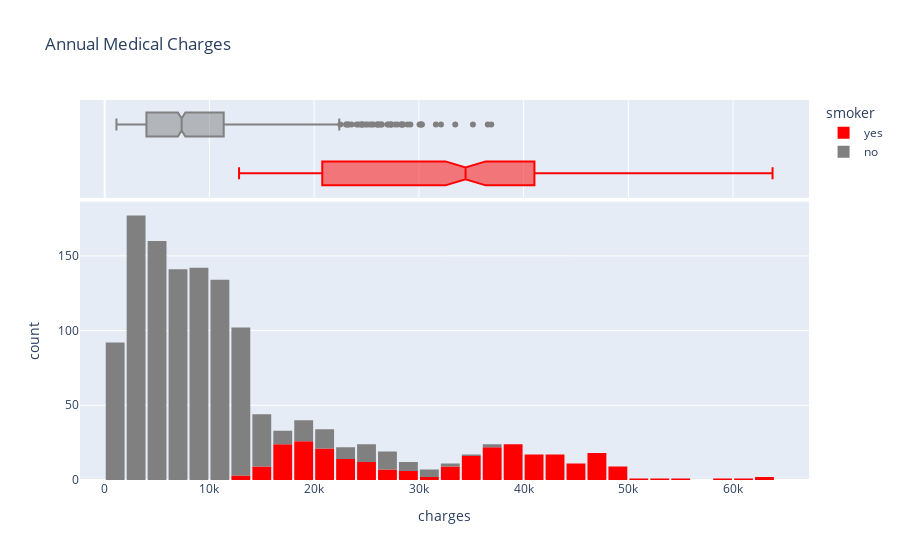

Write notebook code for a chart like this one.
### Code cell
smoker_dis = px.histogram(df, 
                   x='charges', 
                   marginal='box', 
                   color='smoker', 
                   color_discrete_sequence=['red', 'grey'], 
                   title='Annual Medical Charges')
smoker_dis.update_layout(bargap=0.1)
smoker_dis.show()

### Figure 1 — Plotly figure (JSON) as saved in the notebook; plotly's stock layout.template omitted (floating-point values rounded to 4 significant figures; data arrays with more than 128 entries replaced by an {"elided": "..."} marker saying what was removed)
{"data": [{"alignmentgroup": "True", "bingroup": "x", "hovertemplate": "smoker=yes<br>charges=%{x}<br>count=%{y}<extra></extra>", "legendgroup": "yes", "marker": {"color": "red", "pattern": {"shape": ""}}, "name": "yes", "offsetgroup": "yes", "orientation": "v", "showlegend": true, "type": "histogram", "x": {"elided": "274 float values"}, "xaxis": "x", "yaxis": "y"}, {"alignmentgroup": "True", "hovertemplate": "smoker=yes<br>charges=%{x}<extra></extra>", "legendgroup": "yes", "marker": {"color": "red"}, "name": "yes", "notched": true, "offsetgroup": "yes", "showlegend": false, "type": "box", "x": {"elided": "274 float values"}, "xaxis": "x2", "yaxis": "y2"}, {"alignmentgroup": "True", "bingroup": "x", "hovertemplate": "smoker=no<br>charges=%{x}<br>count=%{y}<extra></extra>", "legendgroup": "no", "marker": {"color": "grey", "pattern": {"shape": ""}}, "name": "no", "offsetgroup": "no", "orientation": "v", "showlegend": true, "type": "histogram", "x": {"elided": "1064 float values"}, "xaxis": "x", "yaxis": "y"}, {"alignmentgroup": "True", "hovertemplate": "smoker=no<br>charges=%{x}<extra></extra>", "legendgroup": "no", "marker": {"color": "grey"}, "name": "no", "notched": true, "offsetgroup": "no", "showlegend": false, "type": "box", "x": {"elided": "1064 float values"}, "xaxis": "x2", "yaxis": "y2"}], "layout": {"bargap": 0.1, "barmode": "relative", "legend": {"title": {"text": "smoker"}, "tracegroupgap": 0}, "title": {"text": "Annual Medical Charges"}, "xaxis": {"anchor": "y", "domain": [0, 1], "title": {"text": "charges"}}, "xaxis2": {"anchor": "y2", "domain": [0, 1], "matches": "x", "showgrid": true, "showticklabels": false}, "yaxis": {"anchor": "x", "domain": [0, 0.7326], "title": {"text": "count"}}, "yaxis2": {"anchor": "x2", "domain": [0.7426, 1], "matches": "y2", "showgrid": false, "showline": false, "showticklabels": false, "ticks": ""}}}
